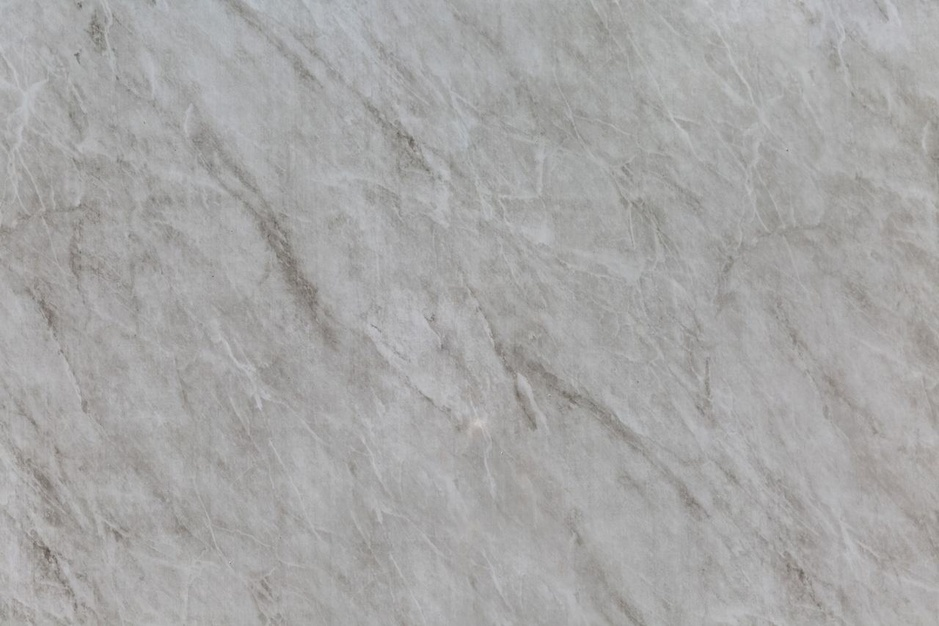
%> input picture Environment & Safety Features/grey.jpg, 939 x 626 px, shrunk from 1280 x 853 before the run
$ octave --eval "room;"   (GNU Octave 9; MATLAB toolbox functions it lacks are replaced by stand-ins)
%> lines starting %> are read from the running program, lines starting %| are printed output that depends on the picture
function [] = room()

%Walls
img = imread('grey.jpg');
%> img is the input picture: size 626x939x3 uint8; mean R, G, B 166.8, 166.2, 165.6
xImage = [-1.2 -1.2; -1.2 -1.2];
yImage = [-1.2 1.2; -1.2 1.2];
zImage = [1 1; -0.6 -0.6];
surf(xImage,yImage,zImage,'CData',img,'FaceColor','texturemap');
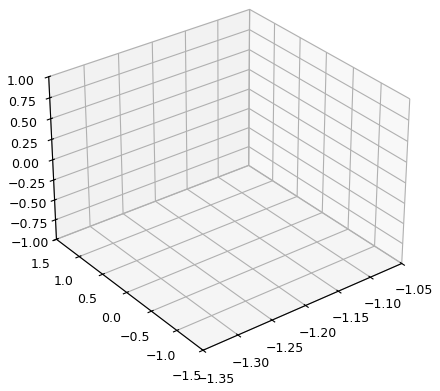
%> figure redrawn from the program's plot data


img = imread('smartFactory.jpg');
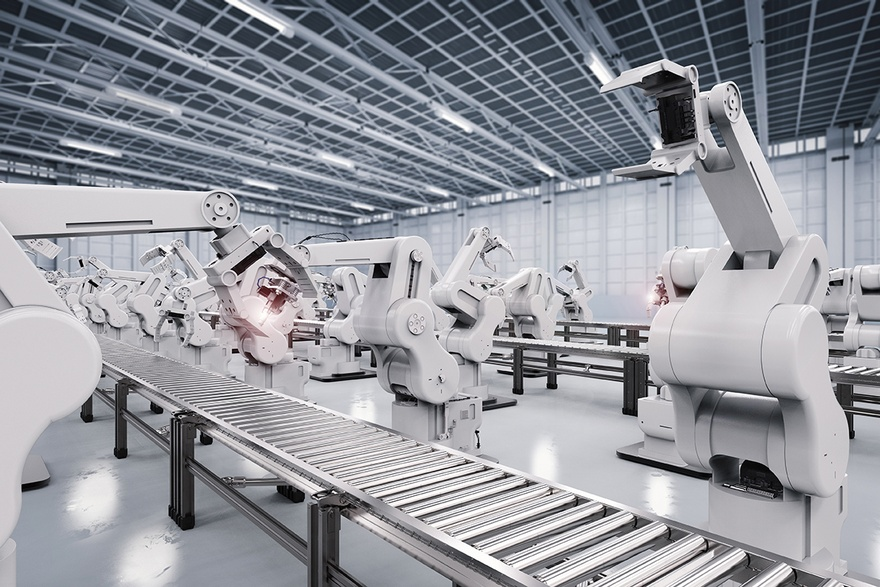
%> input picture Environment & Safety Features/smartFactory.jpg, 880 x 587 px, shrunk from 1200 x 800 before the run
%> img is the input picture: size 587x880x3 uint8; mean R, G, B 146.4, 148.7, 155.8
xImage = [-1.2 1.2; -1.2 1.2];
yImage = [1.2 1.2; 1.2 1.2];
zImage = [1 1; -0.6 -0.6];
surf(xImage,yImage,zImage,'CData',img,'FaceColor','texturemap');
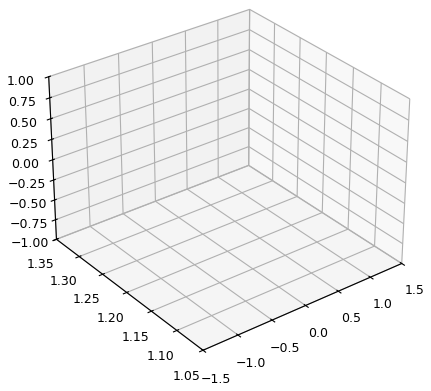
%> figure redrawn from the program's plot data

%Floor
img2 = imread('labFloor.jpg');
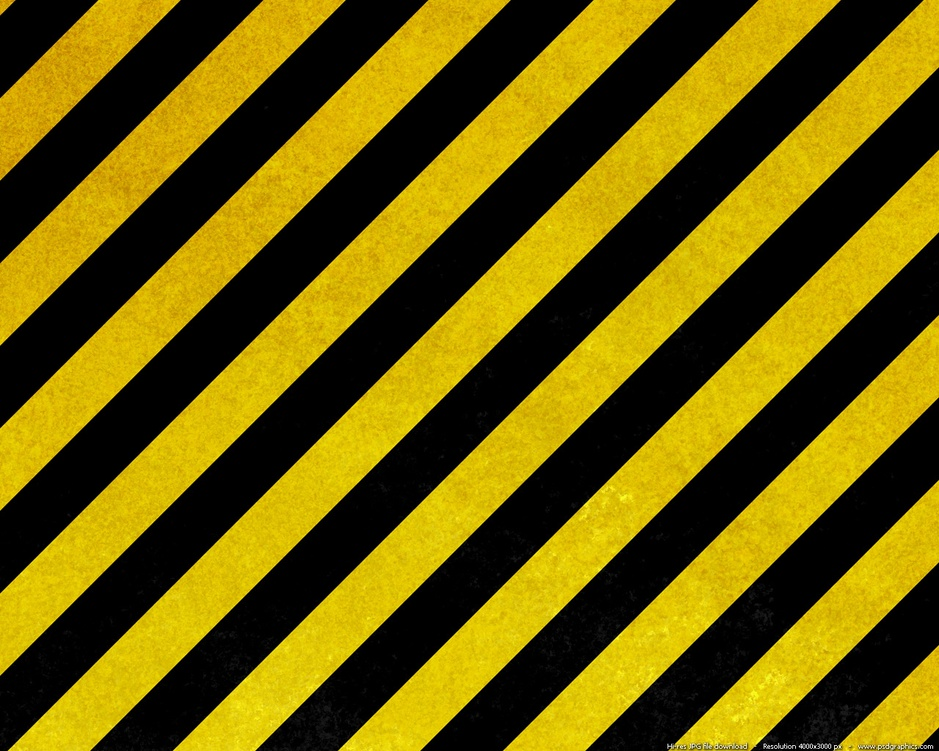
%> input picture Environment & Safety Features/labFloor.jpg, 939 x 751 px, shrunk from 1280 x 1024 before the run
%> img2 is the input picture: size 751x939x3 uint8; mean R, G, B 110.8, 94.5, 3.5
%> `room;`:
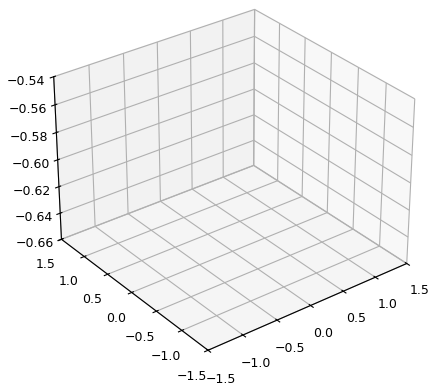
%> figure redrawn from the program's plot data
xImg = [1.2 -1.2; 1.2 -1.2];
yImg = [1.2 1.2; -1.2 -1.2];
zImg = [-0.6 -0.6; -0.6 -0.6];
surf(xImg,yImg,zImg,'CData',img2,'FaceColor','texturemap');

hold on;

end
